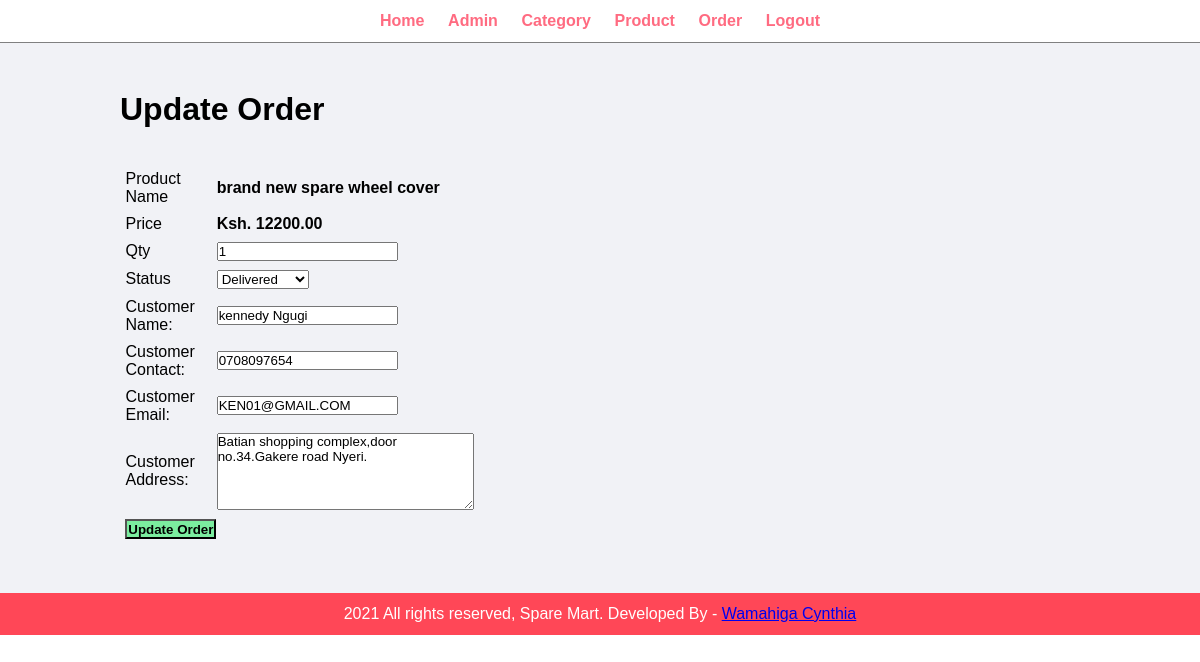
Page /admin/update-order.php?id=6 (signed in) on the committed database.
### tables this page shows
CREATE TABLE `tbl_order` (
  `id` int(10) UNSIGNED NOT NULL,
  `product` varchar(150) NOT NULL,
  `price` decimal(10,2) NOT NULL,
  `qty` int(11) NOT NULL,
  `total` decimal(10,2) NOT NULL,
  `order_date` datetime NOT NULL,
  `status` varchar(50) NOT NULL,
  `customer_name` varchar(150) NOT NULL,
  `customer_contact` varchar(20) NOT NULL,
  `customer_email` varchar(150) NOT NULL,
  `customer_address` varchar(255) NOT NULL
);

### admin/update-order.php (the view, shortened to what this page needs)
<?php include('partials/menu.php'); ?>
<div class="main-content">
    <div class="wrapper">
        <h1>Update Order</h1>
        <br><br>
        <?php
            if(isset($_GET['id']))
            {
                $id=$_GET['id'];
                $sql = "SELECT * FROM tbl_order WHERE id=$id";
                $res = mysqli_query($conn, $sql);
                $count = mysqli_num_rows($res);
                if($count==1)
                {
                    $row=mysqli_fetch_assoc($res);
                    $product = $row['product'];
                    $price = $row['price'];
                    $qty = $row['qty'];
                    $status = $row['status'];
                    $customer_name = $row['customer_name'];
                    $customer_contact = $row['customer_contact'];
                    $customer_email = $row['customer_email'];
                    $customer_address= $row['customer_address'];
                }
                else
                {
                    header('location:'.SITEURL.'admin/manage-order.php');
                }
            }
            else
            {
                header('location:'.SITEURL.'admin/manage-order.php');
            }
        ?>
        <form action="" method="POST">
            <table class="tbl-30">
                <tr>
                    <td>Product Name</td>
                    <td><b> <?php echo $product; ?> </b></td>
                </tr>
                <tr>
                    <td>Price</td>
                    <td>
                        <b> Ksh. <?php echo $price; ?></b>
                    </td>
                </tr>
                <tr>
                    <td>Qty</td>
                    <td>
                        <input type="number" name="qty" value="<?php echo $qty; ?>">
                    </td>
                </tr>
                <tr>
                    <td>Status</td>
                    <td>
                        <select name="status">
                            <option <?php if($status=="Delivered"){echo "selected";} ?> value="Delivered">Delivered</option>
                        </select>
                    </td>
                </tr>
                <tr>
                    <td>Customer Name: </td>
                    <td>
                        <input type="text" name="customer_name" value="<?php echo $customer_name; ?>">
                    </td>
                </tr>
                <tr>
                    <td>Customer Contact: </td>
                    <td>
                        <input type="text" name="customer_contact" value="<?php echo $customer_contact; ?>">
                    </td>
                </tr>
                <tr>
                    <td>Customer Email: </td>
                    <td>
                        <input type="text" name="customer_email" value="<?php echo $customer_email; ?>">
                    </td>
                </tr>
                <tr>
                    <td>Customer Address: </td>
                    <td>
                        <textarea name="customer_address" cols="30" rows="5"><?php echo $customer_address; ?></textarea>
                    </td>
                </tr>
                <tr>
                    <td clospan="2">
                        <input type="submit" name="submit" value="Update Order" class="btn-secondary">
                    </td>
                </tr>
            </table>
        </form>
    </div>
</div>
<?php include('partials/footer.php'); ?>

### css/admin.css (style rules this page uses)
* { margin: 0; padding: 0; font-family: Arial, Helvetica, sans-serif; }
.wrapper { padding: 1%; width: 80%; margin: 0 auto; }
.tbl-30 { width: 30%; }
table tr td { padding: 1%; }
.btn-secondary { background-color: #7bed9f; padding: 1%; color: black; text-decoration: none; font-weight: bold; }
.main-content { background-color: #f1f2f6; padding: 3% 0; }

### rows in the picture
tbl_order: product "brand new spare wheel cover", price "12200.00", qty "1", status "Delivered", customer_name "kennedy Ngugi", customer_contact "0708097654", customer_email "KEN01@GMAIL.COM", customer_address "Batian shopping complex,door no.34.Gakere road Nyeri."
